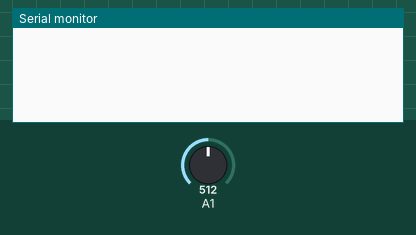
Recording of a sketch running on a simulated Arduino Uno, built with avr-gcc and run on an emulated ATmega328P. On the bench: the last lines printed to the serial monitor. The test bench sets the inputs (shaded band); at power-on: A1 = 512.

Above: at 1.2 s.
1.3 s: A1 set to 716
At 2.5 s:
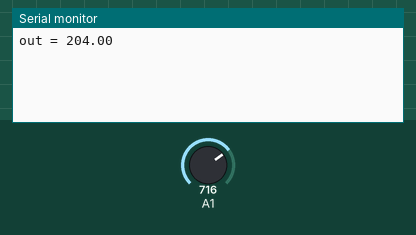
2.8 s: A1 set to 900
At 3.8 s:
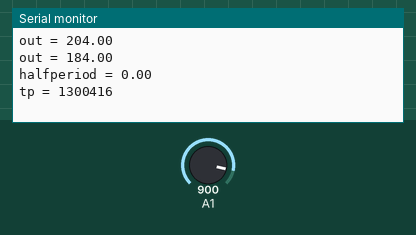

The sketch:

fotogate.ino
```cpp
// ogranicenje velicine liste
const int maxSize = 10;
// trenutna i prethodna vrednost napona i njihova razlika
double V, old, out;
// prag za detekciju prolaska
double prag = 5;
// oznacava da smo prosli prvi element (false - nismo, true - jesmo)
bool prvi = false;
// pomocna promenljiva za racunanje poluperiode
unsigned long tp;
// duzina trenutne poluperiode i periode
double halfperiod, period;
// pocetak merenja
bool start = false;
// dodaje periodu u listu
bool dodaj = false;
// lista perioda
double lista[maxSize];
// broj trenutnog elementa liste
int br = 0;


void setup() {
  // put your setup code here, to run once:
  Serial.begin(9600);
}

void loop()
{
  V = analogRead(A1);
  // ako nemamo prvi ne racuna razliku
  // oduzimanje se vrsi zbog filtriranja srednje vrednosti
  if (prvi)
  {
    out = (V - old);
    //Serial.print("out = ");
  }
  else
  {
    prvi = true;
  }


  if (out > prag)
  {
    Serial.print("out = ");
    Serial.println(out);

    if (start)
    {
      Serial.print("halfperiod = ");
      Serial.println(halfperiod);

      // poluperioda oscilacije, normalizovana na sekunde
      halfperiod = (double)(micros()-tp);
      halfperiod = halfperiod/1000000;
      if (dodaj)
      {
        period += halfperiod;
        lista[br] = period;
        br++;
        // provera da li stigli do kraja niza
        if (br == maxSize)
        {
          // vracamo se na pocetak i overwriteujemo vrednosti
          br = 0;
        }
        dodaj = false;
      }
      else
      {
        period = halfperiod;
        dodaj = true;
      }

      Serial.print("tp = ");
      Serial.println(tp);
      tp = micros();
    }
    // inicijalizacija pocetnog vremena
    else
    {
      start = true;
      tp = micros();
    }
  }

  //float srednja_vrednost = srvr(lista);
  //Serial.println(srednja_vrednost);
  old = V;
}


// merenje srednje vrednosti, svih clanova niza
float srvr(double lista[])
{
  double sum = 0;
  int notzero = 0;
  for (int i = 0; i < maxSize; i++) {
    notzero++;
    sum += lista[i];
  }
  sum = sum/notzero;
}
```

Measured:
- after the input at 1.3 s, the serial monitor: prints a new line at once (image 1)
- after the input at 2.8 s, the serial monitor: prints a new line at once (image 2)
